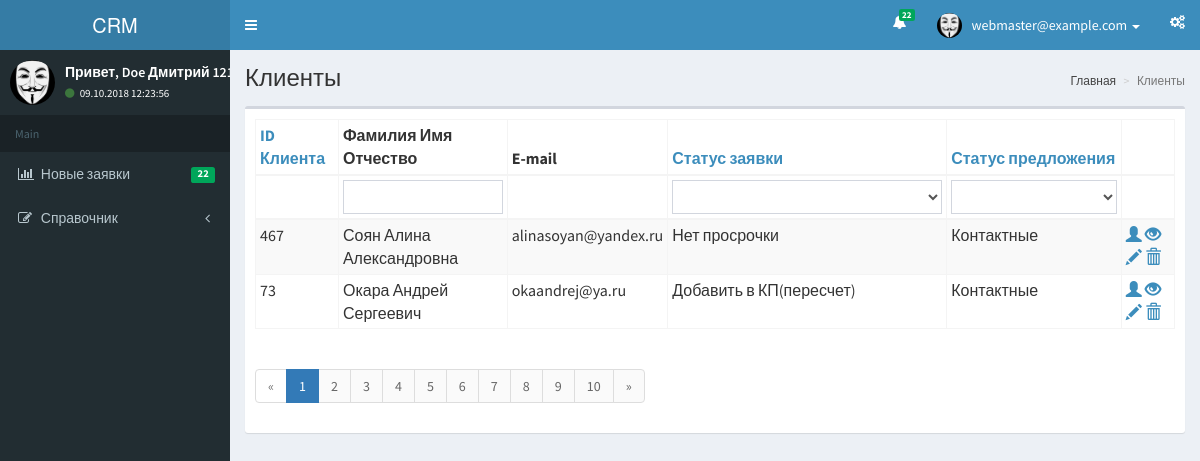
The page / on the database its author committed.
### clients/models.py (models this page shows, shortened)
class Clients(models.Model):
    class Meta:
        db_table = "Clients"
        verbose_name = u'Клиент'
        verbose_name_plural = u'Клиенты'
    sex_choise = [
                ('M', 'Муж'),
                ('F', 'Жен'),
                ('O', 'Другое'),
    ]
    client_id = models.IntegerField(verbose_name='ID Пользователя', unique=True)
    client_add_num = models.IntegerField(verbose_name='Номер п/п', null=True, default=0)
    client_name = models.CharField(verbose_name='Фамилия Имя Отчество', max_length=256)
    client_email = models.EmailField(verbose_name='E-mail')
    client_phone = models.CharField(verbose_name='№ телефона', max_length=12, default='')
    client_phone_work = models.CharField(verbose_name='№ телефона раб', max_length=12, default='')
    client_phone_other = models.CharField(verbose_name='№ телефона доп', max_length=12, default='')
    client_birthday = models.DateField(verbose_name='Дата рождения')
    client_passport = models.CharField(verbose_name='Паспорт', max_length=20, default='')
    client_sex = models.CharField(verbose_name='Пол', max_length=1, choices=sex_choise)
    client_status_info = models.ForeignKey(Status_client_Info, on_delete=models.CASCADE)
    client_status_creditor = models.ForeignKey(Status_client_Creditor, on_delete=models.CASCADE)
    def format_date(self, obj):
        return obj.client_birthday.strftime('%d.%m.%Y')
    def get_model_name(model):
        return model._meta.verbose_name_plural
    format_date.short_description = 'Date'

class Status_client_Info(models.Model):
    id = models.BigAutoField(primary_key=True)
    status_name = models.CharField('Статус клиента', max_length=30, null=True)
    def __str__(self):
        return "%s" % self.status_name
    class Meta:
        verbose_name = u'Статус клиента'
        verbose_name_plural = u'Статус клиентов'

class Status_client_Creditor(models.Model):
    id = models.BigAutoField(primary_key=True)
    status_name = models.CharField('Статус по кредитору', max_length=30, null=True)
    def __str__(self):
        return "%s" % self.status_name
    class Meta:
        verbose_name = u'Статус по кредитору'
        verbose_name_plural = u'Статусы по кредитору'

### clients/views.py (the view)
# urls.py: url(r'^$', views.index, name='clients'),
def index(request):
    clients = Clients.objects.all()
    pagename = Clients.get_model_name(Clients)
    return render(request, "clients.html", {"clients": clients, "pagename": pagename })

### templates/clients.html (shortened to what this page needs)
{% load staticfiles %}
<html style="height: auto;" lang="ru-RU">
    <head>
        <link rel="stylesheet" type="text/css" href="{% static "css/bootstrap.css" %}">
        <link rel="stylesheet" type="text/css" href="{% static "css/font-awesome.min.css" %}">
        <link rel="stylesheet" type="text/css" href="{% static "css/AdminLTE.min.css" %}">
        <link rel="stylesheet" type="text/css" href="{% static "css/_all-skins.min.css" %}">
        <link rel="stylesheet" type="text/css" href="{% static "css/style.css" %}">
        <link rel="stylesheet" type="text/css" href="{% static "css/jquery-ui.css" %}" >
    </head>
    <body class=" skin-blue  ">
        <div class="wrapper">
            {% include "__header.html" %}
            <aside class="main-sidebar">
            <section class="sidebar">
                <div class="user-panel">
                    <div class="pull-left image">
                        <img src="{% static "img/anonymous.jpg" %}" class="img-circle" />
                    </div>
                    <div class="pull-left info">
                        <p>Привет, Doe Дмитрий 121231313</p>
                        <a href="/admbackend/sign-in/profile">
                            <i class="fa fa-circle text-success"></i>
                            09.10.2018 12:23:56                        </a>
                    </div>
                </div>
                <ul class="sidebar-menu">
                    <li class="header">Main</li>
                    <li>
                        <a href="/admbackend/timeline-event/index">
                            <i class="fa fa-bar-chart-o"></i>
                            <span>Новые заявки</span>
                            <span class="pull-right-container">
                                <small class="label pull-right label-success">22</small>
                            </span>
                        </a>
                    </li>
                    <li class="treeview">
                        <a href="#">
                            <i class="fa fa-edit"></i>
                            <span>Справочник</span>
                            <span class="pull-right-container">
                                <i class="fa fa-angle-left pull-right"></i>
                            </span>
                        </a>
                    </li>
            </section>
        </aside>
        <aside class="content-wrapper">
            <section class="content-header">
                <h1>{{ pagename}}</h1>
                <ol class="breadcrumb"><li><a href="https://economichelp.ru/admbackend">Главная</a></li>
<li class="active">{{ pagename}}</li>
</ol>            </section>
            <section class="content">
                                    <div class="box">
        <div class="box-body">
            <div class="order-index">
    <p>
    {% include "__table.html" %}
<ul class="pagination"><li class="prev disabled"><span>&laquo;</span></li>
<li class="active"><a href="/admbackend/order/index?page=1" data-page="0">1</a></li>
<li><a href="/admbackend/order/index?page=2" data-page="1">2</a></li>
<li><a href="/admbackend/order/index?page=3" data-page="2">3</a></li>
<li><a href="/admbackend/order/index?page=4" data-page="3">4</a></li>
<li><a href="/admbackend/order/index?page=5" data-page="4">5</a></li>
<li><a href="/admbackend/order/index?page=6" data-page="5">6</a></li>
<li><a href="/admbackend/order/index?page=7" data-page="6">7</a></li>
<li><a href="/admbackend/order/index?page=8" data-page="7">8</a></li>
<li><a href="/admbackend/order/index?page=9" data-page="8">9</a></li>
<li><a href="/admbackend/order/index?page=10" data-page="9">10</a></li>
<li class="next"><a href="/admbackend/order/index?page=2" data-page="1">&raquo;</a></li></ul>
</div>
</div>
        </div>
    </div>
    </body>
</html>

### templates/__header.html (shortened to what this page needs)
{% load staticfiles %}
            <header class="main-header">
                <a href="https://economichelp.ru" class="logo">CRM</a>
                <nav class="navbar navbar-static-top" role="navigation">
                    <a href="#" class="sidebar-toggle" data-toggle="offcanvas" role="button">
                    </a>
                    <div class="navbar-custom-menu">
                        <ul class="nav navbar-nav">
                            <li id="timeline-notifications" class="notifications-menu">
                                <a href="/admbackend/timeline-event/index">
                                    <i class="fa fa-bell"></i>
                                    <span class="label label-success">
                                        22
                                    </span>
                                </a>
                            </li>
                            <li class="dropdown user user-menu">
                                <a href="#" class="dropdown-toggle" data-toggle="dropdown">
                                    <img src="{% static "img/anonymous.jpg" %}" class="user-image">
                                    <span>webmaster@example.com <i class="caret"></i></span>
                                </a>
                            </li>
                            <li>
                                <a href="/admbackend/site/settings"><i class="fa fa-cogs"></i></a>                        </li>
                        </ul>
                    </div>
                </nav>
            </header>

### templates/__table.html (shortened to what this page needs)
{% load staticfiles %}
<table class="table table-striped table-bordered">
    <thead>
        <tr>
            <th>
                <a href="/admbackend/order/index?sort=user_id" data-sort="user_id">ID Клиента</a>
            </th>
            <th>Фамилия Имя Отчество</th>
            <th>E-mail</th>
            <th>
                <a href="/admbackend/order/index?sort=status_id" data-sort="status_id">Статус заявки</a>
            </th>
            <th>
                <a href="/admbackend/order/index?sort=order_offer_status" data-sort="order_offer_status">Статус предложения</a>
            </th>
            <th class="action-column">&nbsp;</th>
        </tr>
        <tr id="w0-filters" class="filters">
            <td>&nbsp;</td>
            <td>
                <input type="text" class="form-control" name="OrderSearch[user_id]">
            </td>
            <td>&nbsp;</td>
            <td>
                <select class="form-control" name="OrderSearch[status_id]">
                    <option value=""></option>
                    <option value="1">Предварительная заявка</option>
                </select>
            </td>
            <td>
                <select class="form-control" name="OrderSearch[order_offer_status]">
                    <option value=""></option>
                    <option value="1">В работе</option>
                </select>
            </td>
            <td>&nbsp;</td>
        </tr>
    </thead>
{% if clients.count > 0 %}
    <tbody>
    {% for client in clients %}
        <tr>
            <td>{{ client.client_id }}</td>
            <td>{{ client.client_name }}</td>
            <td>{{ client.client_email }}</td>
            <td>{{ client.client_status_info }}</td>
            <td>{{ client.client_status_creditor }}</td>
            <td>
                <a href="/admbackend/user-personal/update?id=73" title="Перейти в личные данные" data-pjax="0">
                    <span class="glyphicon glyphicon-user"></span>
                </a>
                <a href="/admbackend/order/view?id=130" title="Просмотр" aria-label="Просмотр" data-pjax="0">
                    <span class="glyphicon glyphicon-eye-open"></span>
                </a>
                <a href="/admbackend/order/update?id=130" title="Редактировать" aria-label="Редактировать" data-pjax="0">
                    <span class="glyphicon glyphicon-pencil"></span>
                </a>
                <a href="/admbackend/order/delete?id=130" title="Удалить" aria-label="Удалить" data-pjax="0" data-confirm="Вы уверены, что хотите удалить этот элемент?" data-method="post">
                    <span class="glyphicon glyphicon-trash"></span>
                </a>
            </td>
        </tr>
    {% endfor %}
    </tbody>
{% endif %}
</table>

### static/css/style.css (style rules this page uses)
body .user-panel > .info { padding-left: 10px; }
.table > thead > tr > th, .table > tbody > tr > th, .table > tfoot > tr > th, .table > thead > tr > td, .table > tbody > tr > td, .table > tfoot > tr > td { padding: 4px; }

### rows shown on the page
Clients: client_id "467", client_name "Соян Алина Александровна", client_email "alinasoyan@yandex.ru", client_status_info "Нет просрочки", client_status_creditor "Контактные"
Clients: client_id "73", client_name "Окара Андрей Сергеевич", client_email "okaandrej@ya.ru", client_status_info "Добавить в КП(пересчет)", client_status_creditor "Контактные"

### other values the page prints
{{ pagename }} "Клиенты"
